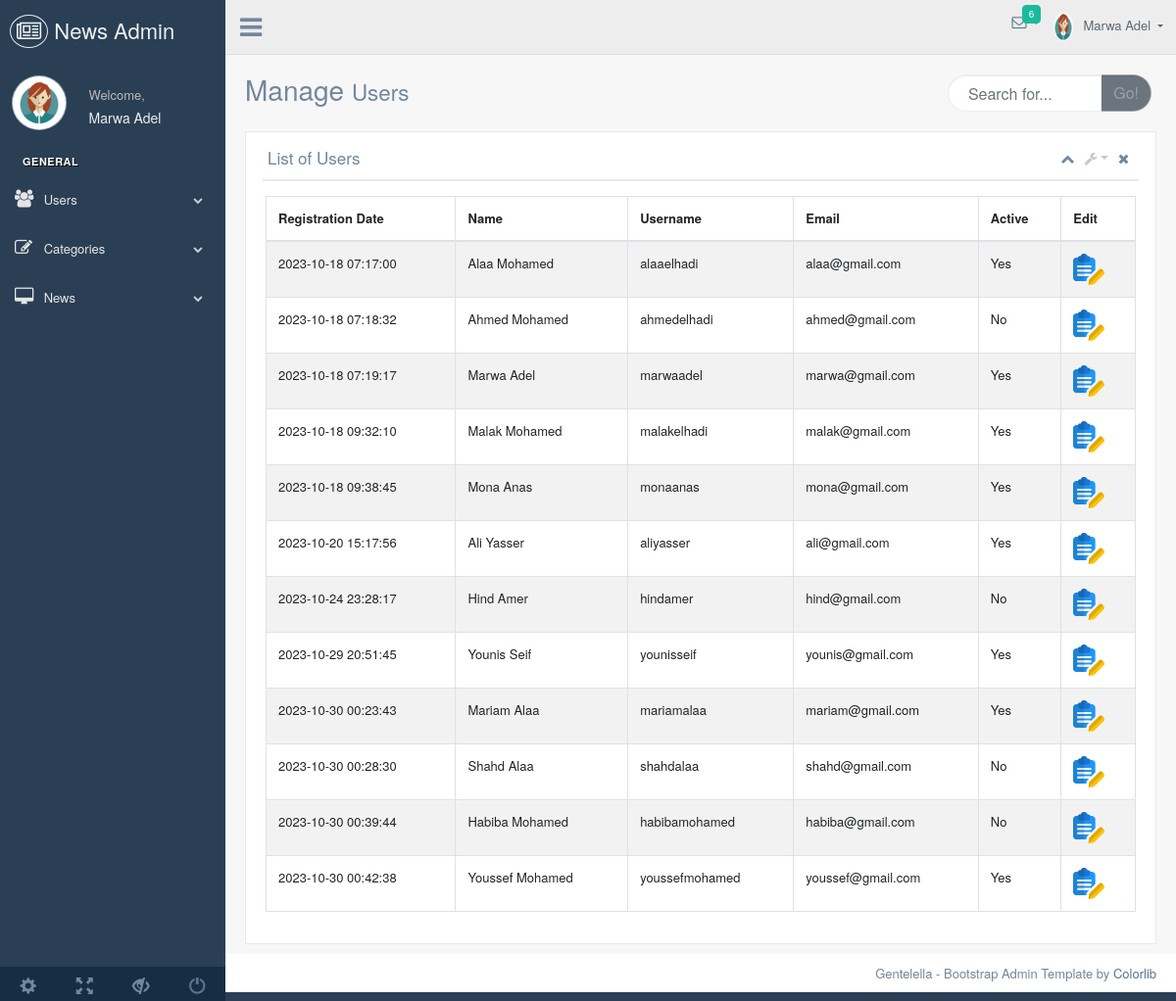
/admin/users.php (signed in), run on the app's committed database.
### tables this page shows
CREATE TABLE `users` (
  `id` int(11) NOT NULL,
  `regDate` timestamp NOT NULL DEFAULT current_timestamp(),
  `fullname` varchar(50) NOT NULL,
  `username` varchar(50) NOT NULL,
  `email` varchar(50) NOT NULL,
  `password` varchar(60) NOT NULL,
  `image` varchar(50) NOT NULL,
  `active` int(1) NOT NULL COMMENT '0 Inactive, 1 Active'
);

### admin/users.php (the view, shortened to what this page needs)
<?php
  try{
    include_once("includes/conn.php");
    $sql = "SELECT * FROM `users`";
    $stmt = $conn->prepare($sql);
    $stmt->execute();
  }catch(PDOException $e){
      echo "Connection failed: " . $e->getMessage();
  }
?>
<!DOCTYPE html>
<html lang="en">
  <head>
    <link href="vendors/bootstrap/dist/css/bootstrap.min.css" rel="stylesheet">
    <link href="vendors/font-awesome/css/font-awesome.min.css" rel="stylesheet">
    <link href="vendors/nprogress/nprogress.css" rel="stylesheet">
    <link href="vendors/iCheck/skins/flat/green.css" rel="stylesheet">
    <link href="vendors/datatables.net-bs/css/dataTables.bootstrap.min.css" rel="stylesheet">
    <link href="vendors/datatables.net-buttons-bs/css/buttons.bootstrap.min.css" rel="stylesheet">
    <link href="vendors/datatables.net-fixedheader-bs/css/fixedHeader.bootstrap.min.css" rel="stylesheet">
    <link href="vendors/datatables.net-responsive-bs/css/responsive.bootstrap.min.css" rel="stylesheet">
    <link href="vendors/datatables.net-scroller-bs/css/scroller.bootstrap.min.css" rel="stylesheet">
    <link href="build/css/custom.min.css" rel="stylesheet">
  </head>
  <body class="nav-md">
    <div class="container body">
      <div class="main_container">
		    <?php
          include_once("includes/nav.php");
        ?>
        <div class="right_col" role="main">
          <div class="">
            <div class="page-title">
              <div class="title_left">
                <h3>Manage <small>Users</small></h3>
              </div>
              <div class="title_right">
                <div class="col-md-5 col-sm-5 col-xs-12 form-group pull-right top_search">
                  <div class="input-group">
                    <input type="text" class="form-control" placeholder="Search for...">
                    <span class="input-group-btn">
                      <button class="btn btn-secondary" type="button">Go!</button>
                    </span>
                  </div>
                </div>
              </div>
            </div>
            <div class="clearfix"></div>
            <div class="row">
              <div class="col-md-12 col-sm-12 ">
                <div class="x_panel">
                  <div class="x_title">
                    <h2>List of Users</h2>
                    <ul class="nav navbar-right panel_toolbox">
                      <li><a class="collapse-link"><i class="fa fa-chevron-up"></i></a>
                      </li>
                      <li class="dropdown">
                        <a href="#" class="dropdown-toggle" data-toggle="dropdown" role="button" aria-expanded="false"><i class="fa fa-wrench"></i></a>
                      </li>
                      <li><a class="close-link"><i class="fa fa-close"></i></a>
                      </li>
                    </ul>
                    <div class="clearfix"></div>
                  </div>
                  <div class="x_content">
                      <div class="row">
                          <div class="col-sm-12">
                            <div class="card-box table-responsive">
                    <table id="datatable" class="table table-striped table-bordered" style="width:100%">
                      <thead>
                        <tr>
                          <th>Registration Date</th>
                          <th>Name</th>
                          <th>Username</th>
                          <th>Email</th>
                          <th>Active</th>
                          <th>Edit</th>
                        </tr>
                      </thead>
                      <tbody>
                        <?php
                          foreach($stmt->fetchAll() as $row){
                            $regDate = $row["regDate"];
                            $fullname = $row["fullname"];
                            $username = $row["username"];
                            $email = $row["email"];
                            $active = $row["active"];
                            if($active){
                              $activation = "Yes";
                            }else{
                              $activation = "No";
                            }
                            $id = $row["id"];
                        ?>
                        <tr>
                          <td><?php echo $regDate ?></td>
                          <td><?php echo $fullname ?></td>
                          <td><?php echo $username ?></td>
                          <td><?php echo $email ?></td>
                          <td><?php echo $activation ?></td>
                          <td><a href="edituser.php?id=<?php echo $id ?>"><img src="./images/edit.png" alt="Edit"></a></td>
                        </tr>
                        <?php
                          }
                        ?>
                      </tbody>
                    </table>
                  </div>
                  </div>
              </div>
            </div>
                </div>
              </div>
            </div>
          </div>
        </div>
        <footer>
          <div class="pull-right">
            Gentelella - Bootstrap Admin Template by <a href="https://colorlib.com">Colorlib</a>
          </div>
          <div class="clearfix"></div>
        </footer>
      </div>
    </div>
  </body>
</html>

### data on the page
users: regDate "2023-10-18 07:17:00", fullname "Alaa Mohamed", username "alaaelhadi", email "alaa@gmail.com", active "Yes"
users: regDate "2023-10-18 07:18:32", fullname "Ahmed Mohamed", username "ahmedelhadi", email "ahmed@gmail.com", active "No"
users: regDate "2023-10-18 07:19:17", fullname "Marwa Adel", username "marwaadel", email "marwa@gmail.com", active "Yes"
users: regDate "2023-10-18 09:32:10", fullname "Malak Mohamed", username "malakelhadi", email "malak@gmail.com", active "Yes"
users: regDate "2023-10-18 09:38:45", fullname "Mona Anas", username "monaanas", email "mona@gmail.com", active "Yes"
users: regDate "2023-10-20 15:17:56", fullname "Ali Yasser", username "aliyasser", email "ali@gmail.com", active "Yes"
users: regDate "2023-10-24 23:28:17", fullname "Hind Amer", username "hindamer", email "hind@gmail.com", active "No"
users: regDate "2023-10-29 20:51:45", fullname "Younis Seif", username "younisseif", email "younis@gmail.com", active "Yes"
users: regDate "2023-10-30 00:23:43", fullname "Mariam Alaa", username "mariamalaa", email "mariam@gmail.com", active "Yes"
users: regDate "2023-10-30 00:28:30", fullname "Shahd Alaa", username "shahdalaa", email "shahd@gmail.com", active "No"
users: regDate "2023-10-30 00:39:44", fullname "Habiba Mohamed", username "habibamohamed", email "habiba@gmail.com", active "No"
users: regDate "2023-10-30 00:42:38", fullname "Youssef Mohamed", username "youssefmohamed", email "youssef@gmail.com", active "Yes"

### other printed values
$_SESSION['FullName'] "Marwa Adel"
